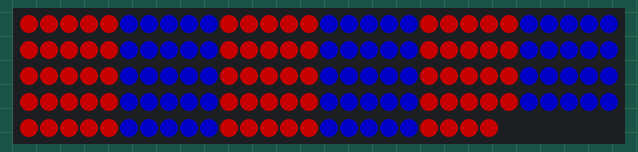
Simulated run of this sketch. Board: Arduino Uno, built with avr-gcc and run on an emulated ATmega328P. Shown: 144 RGB LEDs in strip order, left to right, continuing on the next row. Dim RGB values are drawn brighter than linear.

Above: at 0.1 s.

The sketch:

arduino_code.ino
```cpp
#include <FastLED.h>

#define LED_PIN    12          // Pin connected to the LED strip
#define LED_TYPE   SK6812      // Type of LED strip (e.g., WS2812, SK6812)
#define NUM_LEDS   144         // Total number of LEDs on the strip
#define COLOR_ORDER GRB        // Color order of the LEDs
#define BRIGHTNESS 96          // Brightness of the LEDs
#define FRAMES_PER_SECOND 120  // Refresh rate of the LEDs

#define NUM_COLOURS 2          // Number of colors in the alternating pattern
#define CONSEC_LED 5           // Number of consecutive LEDs per color

CRGB leds[NUM_LEDS];           // Array to hold the LED data

// Define your colors here
CRGB color1 = CRGB(255, 0, 0); // Red
CRGB color2 = CRGB(0, 0, 255); // Blue

void setup() {
  FastLED.addLeds<LED_TYPE, LED_PIN, COLOR_ORDER>(leds, NUM_LEDS).setCorrection(TypicalLEDStrip);
  FastLED.setBrightness(BRIGHTNESS);
  FastLED.clear();
  FastLED.show();
}

void loop() {
  // Calibration pattern: alternating colors
  for (int i = 0; i < NUM_LEDS; i++) {
    if ((i / CONSEC_LED) % NUM_COLOURS == 0) {
      leds[i] = color1; // First color (Red)
    } else {
      leds[i] = color2; // Second color (Blue)
    }
  }

  FastLED.show();
  delay(100); // Delay to control the refresh rate
}

// Function to add more colors in the future
void addMoreColors() {
  // Add additional colors to this array if needed
  CRGB colors[] = {CRGB(255, 0, 0), CRGB(0, 0, 255), CRGB(0, 255, 0)}; // Example: Red, Blue, Green

  for (int i = 0; i < NUM_LEDS; i++) {
    leds[i] = colors[(i / CONSEC_LED) % NUM_COLOURS];
  }

  FastLED.show();
  delay(100);
}
```
